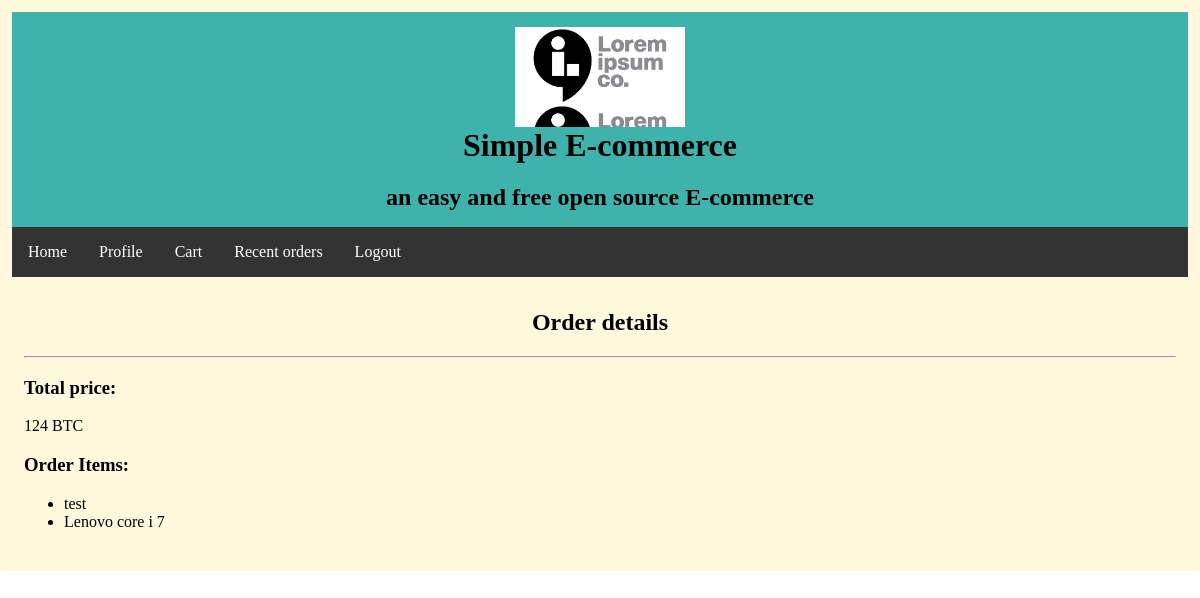
The page /simple_ecommerce/order_details.php?id=7 (signed in) on the database its author committed.
### tables this page shows
CREATE TABLE IF NOT EXISTS `orders` (
  `id` int(11) NOT NULL AUTO_INCREMENT,
  `total_price` int(11) NOT NULL,
  `product_ids` text NOT NULL,
  `user_email` text NOT NULL,
  `paid` bit(1) NOT NULL,
  PRIMARY KEY (`id`)
);

CREATE TABLE IF NOT EXISTS `products` (
  `id` int(11) NOT NULL AUTO_INCREMENT,
  `product_name` text NOT NULL,
  `product_price` mediumint(9) NOT NULL,
  `product_desc` text NOT NULL,
  `product_date` timestamp NOT NULL DEFAULT CURRENT_TIMESTAMP,
  `product_image` text NOT NULL,
  PRIMARY KEY (`id`)
);

### simple_ecommerce/order_details.php (the view, shortened to what this page needs)
<!DOCTYPE html>
<?php
require_once('includes/config.php');
$id = $_GET['id'];
$email = $_SESSION['user_login'];
$get_details = mysqli_query($db,"SELECT * FROM orders WHERE user_email='$email' AND id='$id'");
$details = mysqli_fetch_array($get_details);
$product_ids = $details['product_ids'];
$get_ids = explode(',',$product_ids,-1);
?>
<html lang="en">
<head>
    <link href="stylesheet/style.css" rel="stylesheet">
</head>
<body>
<div id="main">
    <?php require_once ('includes/public_header.php');?>
    <section id="main">
        <h2 align="center">Order details</h2>
        <hr>
        <h3>Total price: </h3>
        <p><?php echo $details['total_price']; ?> BTC</p>
        <h3>Order Items: </h3>
        <ul>
            <?php foreach ($get_ids as $get_id){
                $get_products = mysqli_query($db,"SELECT * FROM products WHERE id=$get_id");
                $products = mysqli_fetch_array($get_products);
                echo "<li>". $products['product_name'] . "</li>";
            } ?>
        </ul>
    </section>
</div>
</body>
</html>

### simple_ecommerce/stylesheet/style.css (style rules this page uses)
body { margin: 0; padding: 0; }
#main { min-width: 900px; max-width: 1200px; background-color: cornsilk; margin: 0 auto; padding: 12px; border-radius: 3px; }

### rows shown on the page
orders: total_price "124"
products: product_name "test"
products: product_name "Lenovo core i 7"
